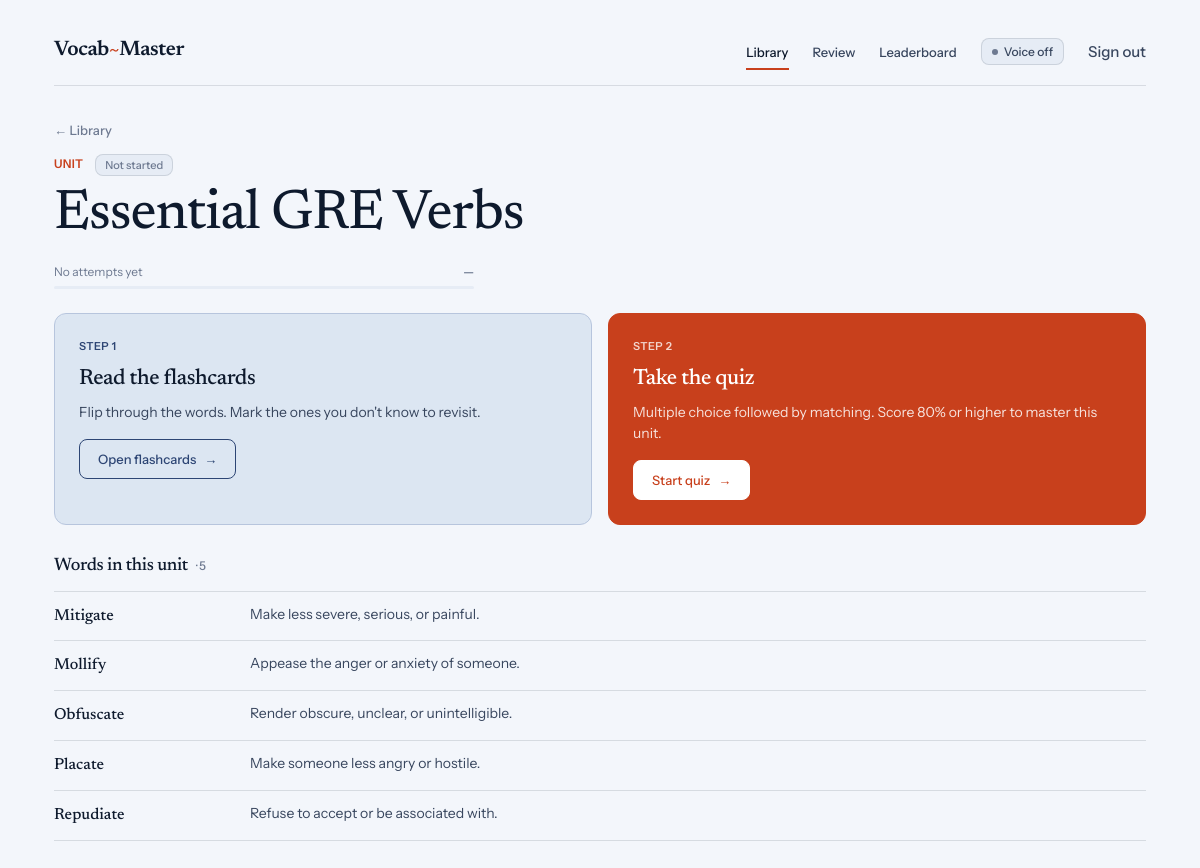
Before: /learn/essential-gre-verbs/ (signed in) with the older database file.
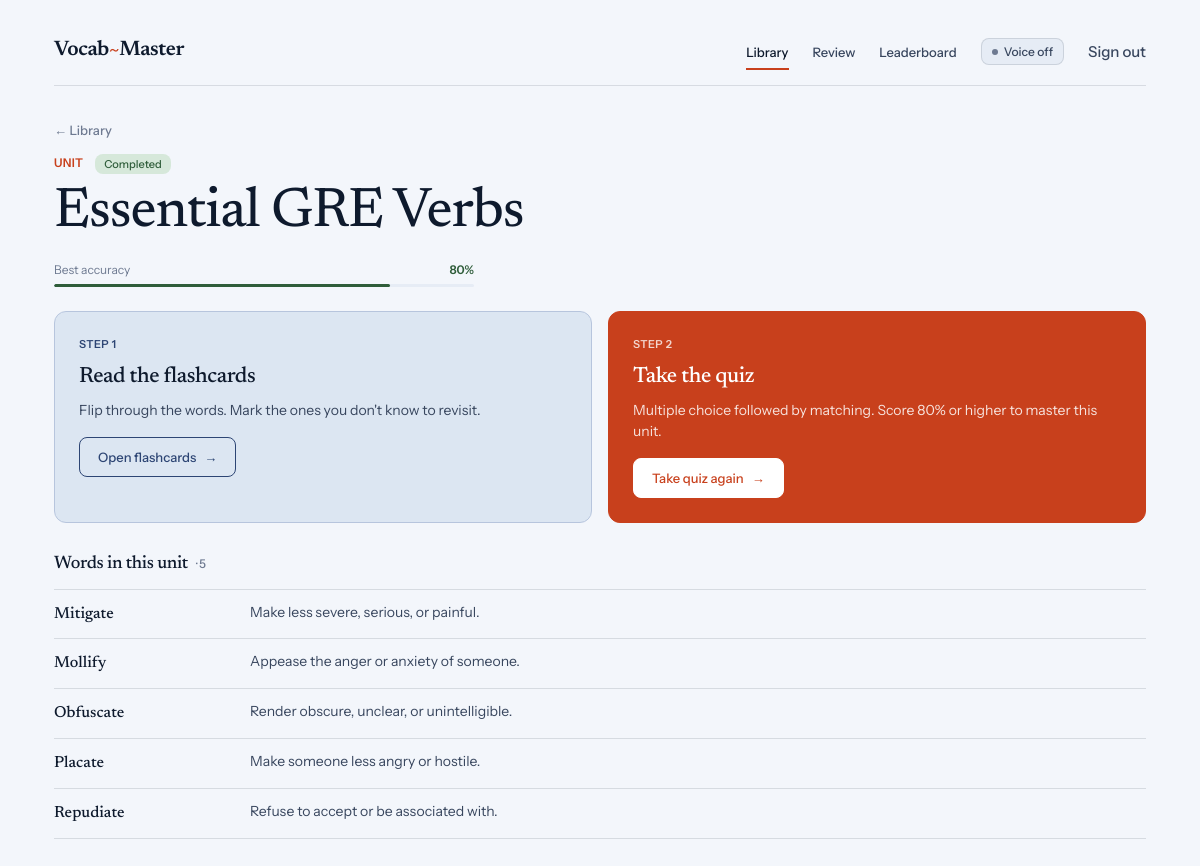
After: the same page with the newer database file.
### vocab/models.py (models this page shows)
class UnitProgress(models.Model):
    user = models.ForeignKey(User, on_delete=models.CASCADE)
    unit = models.ForeignKey(Unit, on_delete=models.CASCADE)
    is_completed = models.BooleanField(default=False)
    accuracy = models.FloatField(default=0.0)
    class Meta:
        unique_together = ('user', 'unit')

### vocab/views.py (the view)
# urls.py: path('learn/<slug:unit_slug>/', views.unit_detail, name='unit_detail'),
@login_required(login_url='login')
def unit_detail(request, unit_slug):
    unit = get_object_or_404(Unit, slug=unit_slug)
    progress = UnitProgress.objects.filter(user=request.user, unit=unit).first()
    return render(request, 'vocab/unit_detail.html', {'unit': unit, 'progress': progress})

### vocab/context_processors.py (called while the page is built)
def due_review_count(request):
    if not request.user.is_authenticated:
        return {}
    count = FlashcardReview.objects.filter(
        user=request.user,
        next_review__lte=timezone.now().date(),
    ).count()
    return {'due_review_count': count}

### vocab/templates/vocab/unit_detail.html (shortened to what this page needs)
{% extends "vocab/base.html" %}
{% block content %}
<div class="back-row reveal">
    <a href="{% url 'unit_hub' %}" class="back-link">&larr; Library</a>
</div>
<section class="ud-head reveal">
    <div class="ud-head-top">
        <span class="eyebrow">Unit</span>
        {% if progress and progress.is_completed %}
            <span class="badge badge-success">Completed</span>
        {% elif progress %}
            <span class="badge badge-info">In progress</span>
        {% else %}
            <span class="badge badge-neutral">Not started</span>
        {% endif %}
    </div>
    <h1 class="display ud-title">{{ unit.title }}</h1>
    <div class="ud-prog">
        <div class="ud-prog-row">
            <span class="meta-text">{% if progress %}Best accuracy{% else %}No attempts yet{% endif %}</span>
            <span class="prog-value {% if progress.is_completed %}t-success{% elif progress %}t-info{% else %}t-tertiary{% endif %}">
                {% if progress %}{{ progress.accuracy|floatformat:0 }}%{% else %}—{% endif %}
            </span>
        </div>
        <div class="ptrack">
            {% if progress %}
                <div class="pfill {% if progress.is_completed %}pfill-success{% else %}pfill-info{% endif %}" style="width: {{ progress.accuracy }}%;"></div>
            {% endif %}
        </div>
    </div>
</section>
<section class="ud-actions reveal d2">
    <div class="action surface action-step1">
        <span class="action-num">Step 1</span>
        <h2>Read the flashcards</h2>
        <p>Flip through the words. Mark the ones you don't know to revisit.</p>
        <a href="{% url 'flashcards' unit.slug %}" class="btn ghost">Open flashcards <span class="arrow">&rarr;</span></a>
    </div>
    <div class="action surface action-primary">
        <span class="action-num">Step 2</span>
        <h2>Take the quiz</h2>
        <p>Multiple choice followed by matching. Score 80% or higher to master this unit.</p>
        <a href="{% url 'quiz_detail' unit.slug %}" class="btn">{% if progress %}Take quiz again{% else %}Start quiz{% endif %} <span class="arrow">&rarr;</span></a>
    </div>
</section>
<section class="ud-words reveal d3">
    <h3 class="ud-words-h">Words in this unit <span class="meta-text">&middot; {{ unit.flashcards.count }}</span></h3>
    <div class="word-list">
        {% for card in unit.flashcards.all %}
        <div class="word-row">
            <span class="word-w">{{ card.word }}</span>
            <span class="word-d">{{ card.definition }}</span>
        </div>
        {% empty %}
        <p class="meta-text">No words yet.</p>
        {% endfor %}
    </div>
</section>
{% endblock %}

Changed rows visible on the page:
added UnitProgress: accuracy "80"
Other visible differences:
text no longer shown: "Not started No attempts yet — Start quiz"
text now shown: "Completed Best accuracy % Take quiz again"
